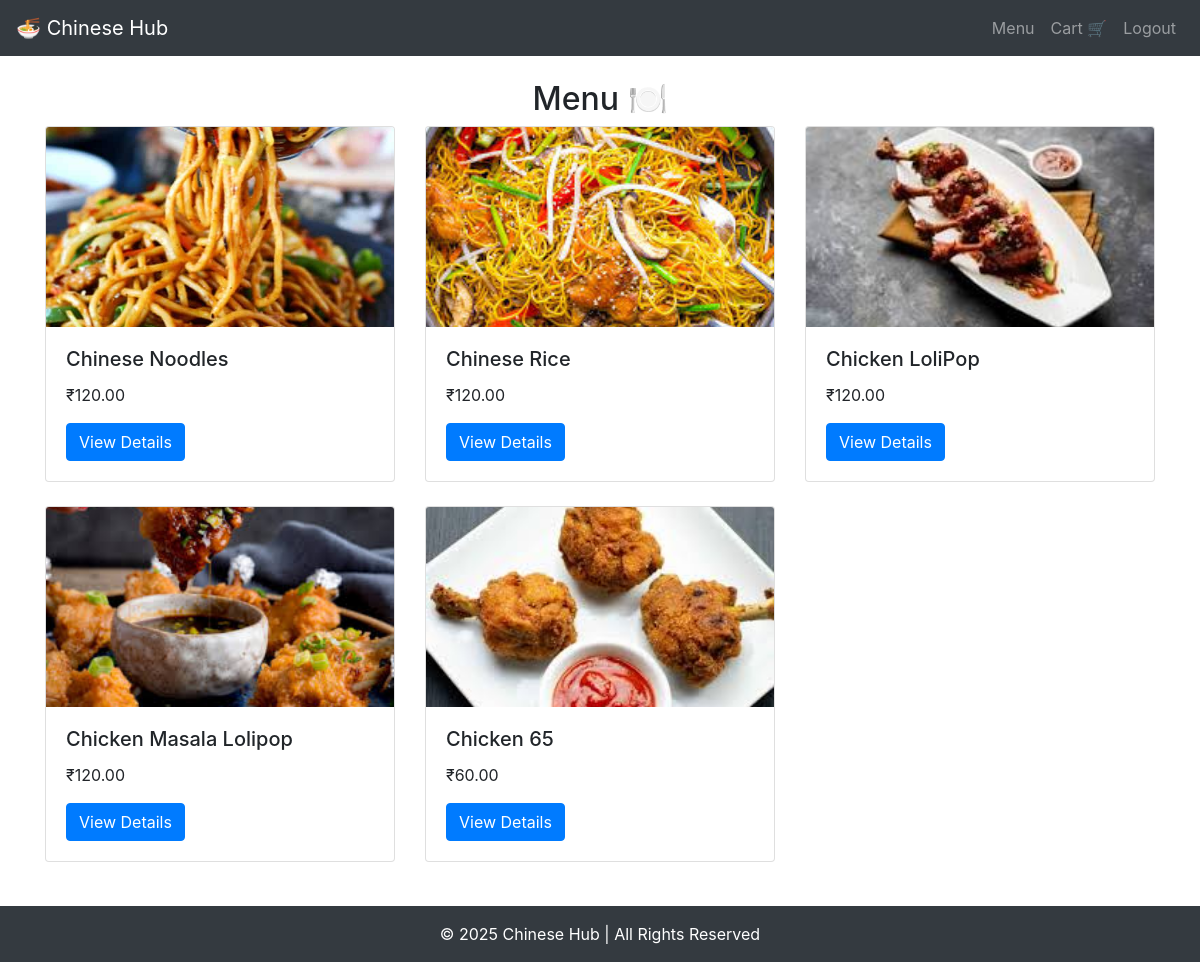
The app's page /menu/ with its own data.
### shop/models.py (models this page shows, shortened)
class MenuItem(models.Model):
    name = models.CharField(max_length=100, verbose_name="Dish Name")
    description = models.TextField(blank=True, null=True, verbose_name="Description")
    price = models.DecimalField(max_digits=6, decimal_places=2, verbose_name="Price")
    image = models.ImageField(upload_to='menu_images/', blank=True, null=True, verbose_name="Dish Image")
    available = models.BooleanField(default=True, verbose_name="Available")
    category_choices = [
        ('Starters', 'Starters'),
        ('Main Course', 'Main Course'),
        ('Drinks', 'Drinks'),
        ('Desserts', 'Desserts'),
    ]
    category = models.CharField(max_length=20, choices=category_choices)

### shop/views.py (the view)
# urls.py: path('menu/', views.menu, name='menu'),
def menu(request):
    dishes = MenuItem.objects.all()
    for dish in dishes:
        if not dish.image or not default_storage.exists(dish.image.name):
            dish.image_url = '/static/images/default_image.jpg'
        else:
            dish.image_url = dish.image.url
    context = {'dishes': dishes}
    return render(request, 'menu.html', context)

### shop/templates/menu.html
{% extends 'base.html' %}
{% block content %}
<h2 class="text-center">Menu 🍽️</h2>
<div class="row">
    {% for dish in dishes %}
    <div class="col-md-4 mb-4">
        <div class="card">
            {% if dish.image %}
                <img src="{{ dish.image.url }}" class="card-img-top" alt="{{ dish.name }}">
            {% else %}
                <img src="static/images/default_image.jpg" class="card-img-top" alt="Default Image">
            {% endif %}
            <div class="card-body">
                <h5 class="card-title">{{ dish.name }}</h5>
                <p class="card-text">₹{{ dish.price }}</p>
                <a href="{% url 'dish_detail' dish.id %}" class="btn btn-primary">View Details</a>
            </div>
        </div>
    </div>
    {% endfor %}
</div>
{% endblock %}

### shop/templates/base.html (shortened to what this page needs)
{% load static %}
<!DOCTYPE html>
<html lang="en">
<head>
    <link rel="stylesheet" href="style.css">
    <link rel="stylesheet" href="https://stackpath.bootstrapcdn.com/bootstrap/4.5.2/css/bootstrap.min.css">
</head>
<body>
    <nav class="navbar navbar-expand-lg navbar-dark bg-dark">
        <a class="navbar-brand" href="/">🍜 Chinese Hub</a>
        <div class="collapse navbar-collapse">
            <ul class="navbar-nav ml-auto">
                <li class="nav-item"><a class="nav-link" href="{% url 'menu' %}">Menu</a></li>
                <li class="nav-item"><a class="nav-link" href="{% url 'cart' %}">Cart 🛒</a></li>
                <li class="nav-item"><a class="nav-link" href="{% url 'login' %}">Logout</a></li>
            </ul>
        </div>
    </nav>
    <div class="container mt-4">
        {% block content %}
        {% endblock %}
    </div>
    <footer class="bg-dark text-white text-center py-3">
        &copy; 2025 Chinese Hub | All Rights Reserved
    </footer>
</body>
</html>

### static/style.css (style rules this page uses)
body { background-color: #f8f9fa; }
.card img { height: 200px; object-fit: cover; }
footer { margin-top: 20px; background-color: #343a40; color: white; }

### records on screen
MenuItem: image (picture), name "Chinese Noodles", price "120.00"
MenuItem: image (picture), name "Chinese Rice", price "120.00"
MenuItem: image (picture), name "Chicken LoliPop", price "120.00"
MenuItem: image (picture), name "Chicken Masala Lolipop", price "120.00"
MenuItem: image (picture), name "Chicken 65", price "60.00"
